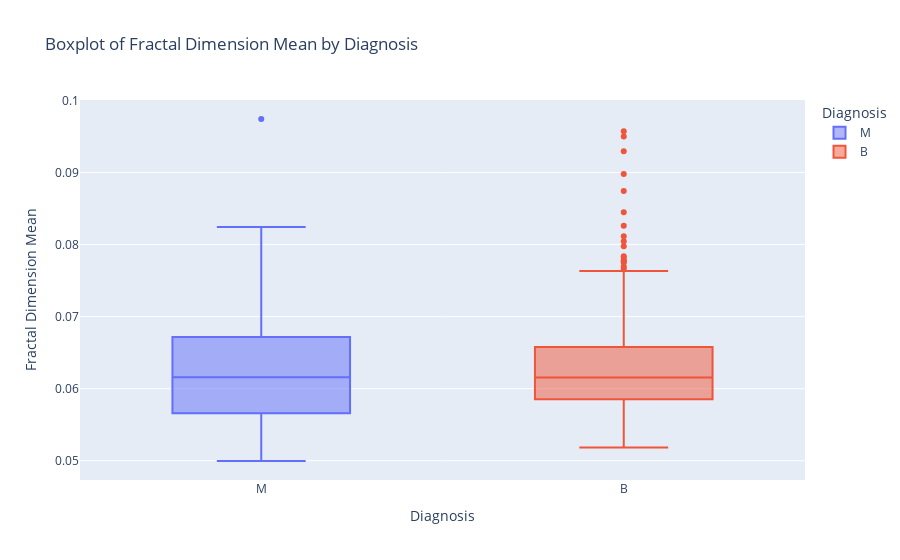

Write notebook code for a chart like this one.
### Markdown cell above
### Boxplot of Fractal Dimension Mean by Diagnosis

### Code cell
fig_fractal_dimension = px.box(df, x='diagnosis', y='fractal_dimension_mean', color='diagnosis',
                               title='Boxplot of Fractal Dimension Mean by Diagnosis',
                               labels={'diagnosis': 'Diagnosis', 'fractal_dimension_mean': 'Fractal Dimension Mean'})

fig_fractal_dimension.show()

### Figure 1 — Plotly figure (JSON) as saved in the notebook; plotly's stock layout.template omitted (floating-point values rounded to 4 significant figures; data arrays with more than 128 entries replaced by an {"elided": "..."} marker saying what was removed)
{"data": [{"alignmentgroup": "True", "hovertemplate": "Diagnosis=%{x}<br>Fractal Dimension Mean=%{y}<extra></extra>", "legendgroup": "M", "marker": {"color": "#636efa"}, "name": "M", "notched": false, "offsetgroup": "M", "orientation": "v", "showlegend": true, "type": "box", "x": {"elided": "212 str values"}, "x0": " ", "xaxis": "x", "y": {"elided": "212 float values"}, "y0": " ", "yaxis": "y"}, {"alignmentgroup": "True", "hovertemplate": "Diagnosis=%{x}<br>Fractal Dimension Mean=%{y}<extra></extra>", "legendgroup": "B", "marker": {"color": "#EF553B"}, "name": "B", "notched": false, "offsetgroup": "B", "orientation": "v", "showlegend": true, "type": "box", "x": {"elided": "357 str values"}, "x0": " ", "xaxis": "x", "y": {"elided": "357 float values"}, "y0": " ", "yaxis": "y"}], "layout": {"boxmode": "overlay", "legend": {"title": {"text": "Diagnosis"}, "tracegroupgap": 0}, "title": {"text": "Boxplot of Fractal Dimension Mean by Diagnosis"}, "xaxis": {"anchor": "y", "categoryarray": ["M", "B"], "categoryorder": "array", "domain": [0, 1], "title": {"text": "Diagnosis"}}, "yaxis": {"anchor": "x", "domain": [0, 1], "title": {"text": "Fractal Dimension Mean"}}}}
